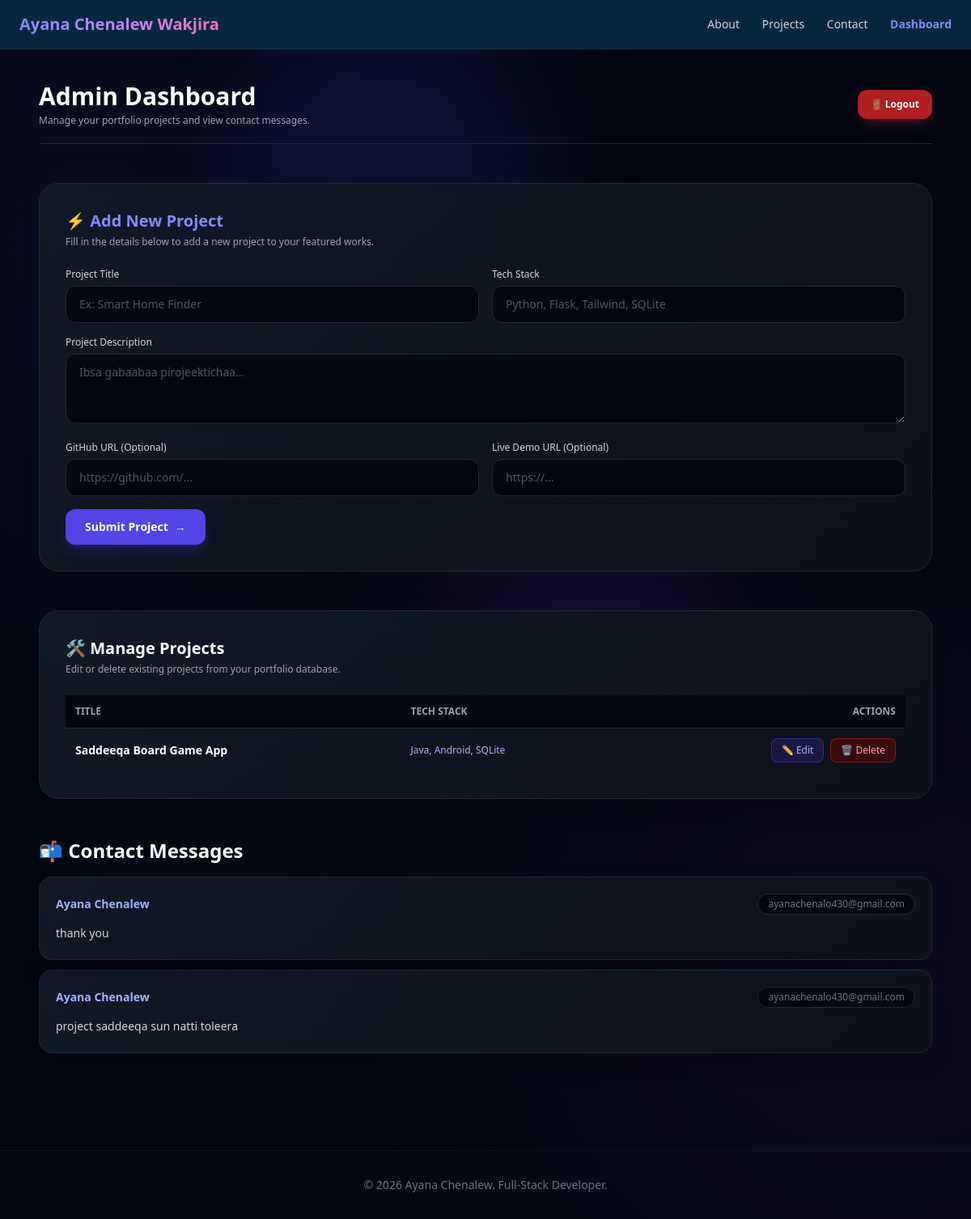
Page /dashboard (signed in) on the earlier database version.
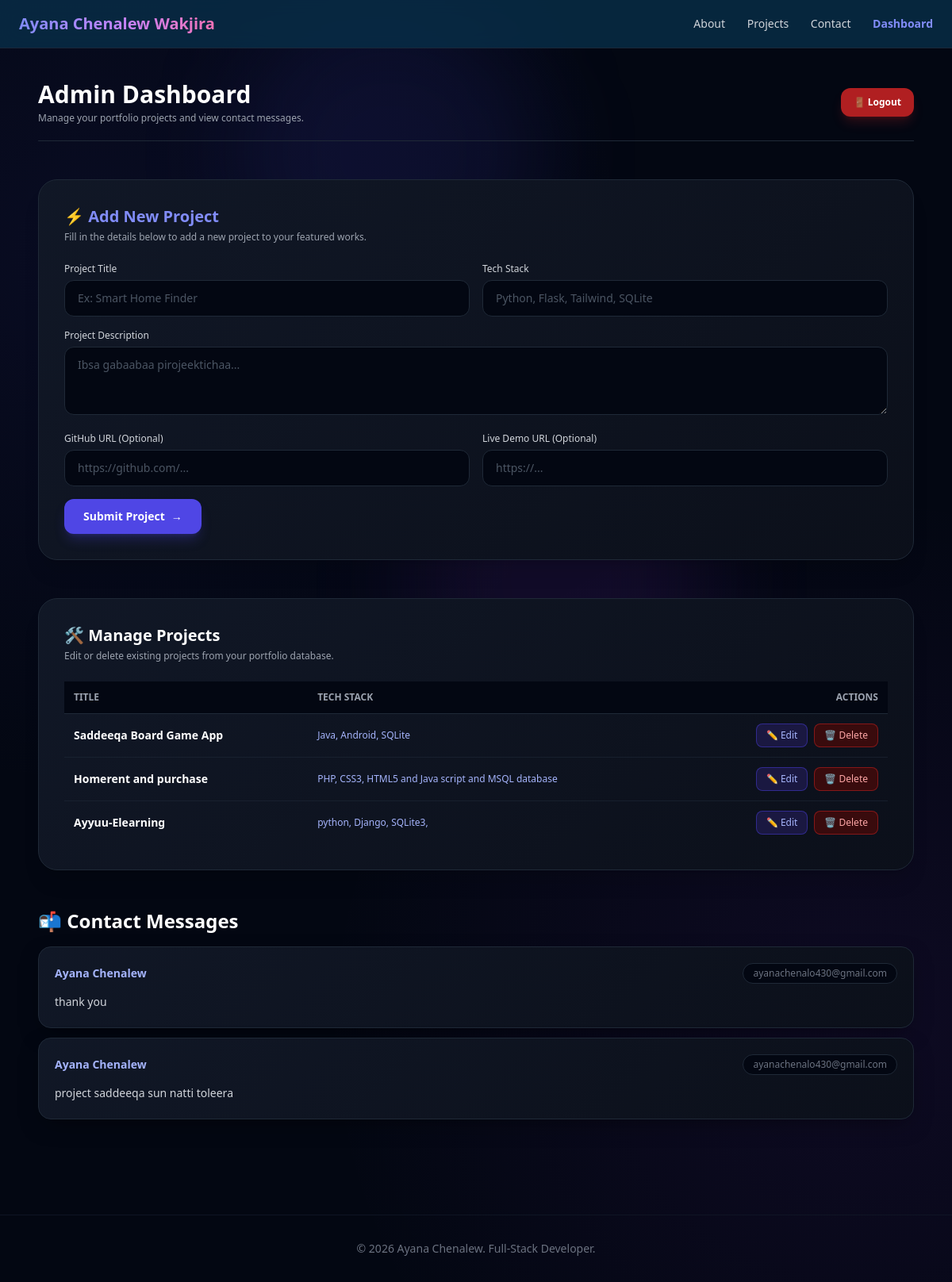
Same page on the later database version.
### app.py (models this page shows)
class Project(db.Model):
    id = db.Column(db.Integer, primary_key=True)
    title = db.Column(db.String(100), nullable=False)
    description = db.Column(db.Text, nullable=False)
    tech_stack = db.Column(db.String(150), nullable=False)
    github_link = db.Column(db.String(200))
    live_demo = db.Column(db.String(200))

class Message(db.Model):
    id = db.Column(db.Integer, primary_key=True)
    name = db.Column(db.String(100), nullable=False)
    email = db.Column(db.String(100), nullable=False)
    message = db.Column(db.Text, nullable=False)

### app.py (the view)
@app.route('/dashboard')
def dashboard():
    if not current_user.is_authenticated:
        flash('Gara Dashboard seenuuf dura maaloo login godhaa.', 'info')
        return redirect(url_for('login'))
    projects = Project.query.all()
    messages = Message.query.all()
    return render_template('dashboard.html', projects=projects, messages=messages)

### app.py (called while the page is built)
@login_manager.user_loader
def load_user(user_id):
    return db.session.get(User, int(user_id))

### templates/dashboard.html (shortened to what this page needs)
{% extends 'base.html' %}
{% block content %}
<div class="py-10 space-y-12">
    <div class="flex flex-col sm:flex-row justify-between items-start sm:items-center gap-4 border-b border-gray-800 pb-5">
        <div>
            <h1 class="text-3xl font-black text-white">Admin Dashboard</h1>
            <p class="text-xs text-gray-400 mt-1">Manage your portfolio projects and view contact messages.</p>
        </div>
        <a href="/logout" class="bg-red-600/80 hover:bg-red-500 text-white text-xs font-semibold px-4 py-2.5 rounded-xl transition flex items-center gap-1.5 shadow-lg shadow-red-600/20">
            <span>🚪 Logout</span>
        </a>
    </div>
    <div class="glass-card bg-gray-900/90 border border-gray-800 rounded-3xl p-6 md:p-8 space-y-6 shadow-xl">
        <div class="space-y-1">
            <h2 class="text-xl font-bold text-indigo-400 flex items-center gap-2">
                <span>⚡ Add New Project</span>
            </h2>
            <p class="text-xs text-gray-400">Fill in the details below to add a new project to your featured works.</p>
        </div>
        <form action="/add_project" method="POST" class="space-y-4">
            <div class="grid grid-cols-1 md:grid-cols-2 gap-4">
                <div>
                    <label class="block text-xs font-medium text-gray-300 mb-1.5">Project Title</label>
                    <input type="text" name="title" placeholder="Ex: Smart Home Finder" required
                           class="w-full bg-gray-950 border border-gray-800 rounded-xl px-4 py-3 text-sm text-gray-200 placeholder-gray-600 focus:outline-none focus:border-indigo-500 focus:ring-1 focus:ring-indigo-500 transition">
                </div>
                <div>
                    <label class="block text-xs font-medium text-gray-300 mb-1.5">Tech Stack</label>
                    <input type="text" name="tech_stack" placeholder="Python, Flask, Tailwind, SQLite" required
                           class="w-full bg-gray-950 border border-gray-800 rounded-xl px-4 py-3 text-sm text-gray-200 placeholder-gray-600 focus:outline-none focus:border-indigo-500 focus:ring-1 focus:ring-indigo-500 transition">
                </div>
            </div>
            <div>
                <label class="block text-xs font-medium text-gray-300 mb-1.5">Project Description</label>
                <textarea name="description" rows="3" placeholder="Ibsa gabaabaa pirojeektichaa..." required
                          class="w-full bg-gray-950 border border-gray-800 rounded-xl px-4 py-3 text-sm text-gray-200 placeholder-gray-600 focus:outline-none focus:border-indigo-500 focus:ring-1 focus:ring-indigo-500 transition"></textarea>
            </div>
            <div class="grid grid-cols-1 md:grid-cols-2 gap-4">
                <div>
                    <label class="block text-xs font-medium text-gray-300 mb-1.5">GitHub URL (Optional)</label>
                    <input type="url" name="github_link" placeholder="https://github.com/..."
                           class="w-full bg-gray-950 border border-gray-800 rounded-xl px-4 py-3 text-sm text-gray-200 placeholder-gray-600 focus:outline-none focus:border-indigo-500 focus:ring-1 focus:ring-indigo-500 transition">
                </div>
                <div>
                    <label class="block text-xs font-medium text-gray-300 mb-1.5">Live Demo URL (Optional)</label>
                    <input type="url" name="live_demo" placeholder="https://..."
                           class="w-full bg-gray-950 border border-gray-800 rounded-xl px-4 py-3 text-sm text-gray-200 placeholder-gray-600 focus:outline-none focus:border-indigo-500 focus:ring-1 focus:ring-indigo-500 transition">
                </div>
            </div>
            <button type="submit" class="bg-indigo-600 hover:bg-indigo-500 text-white font-semibold px-6 py-3 rounded-xl text-sm shadow-lg shadow-indigo-600/25 transition duration-200 flex items-center gap-2">
                <span>Submit Project</span>
                <span>&rarr;</span>
            </button>
        </form>
    </div>
    <div class="glass-card bg-gray-900/90 border border-gray-800 rounded-3xl p-6 md:p-8 space-y-6 shadow-xl">
        <div class="space-y-1">
            <h2 class="text-xl font-bold text-white flex items-center gap-2">
                <span>🛠️ Manage Projects</span>
            </h2>
            <p class="text-xs text-gray-400">Edit or delete existing projects from your portfolio database.</p>
        </div>
        <div class="overflow-x-auto">
            <table class="w-full text-left text-sm text-gray-300">
                <thead class="bg-gray-950 text-xs text-gray-400 uppercase border-b border-gray-800">
                    <tr>
                        <th class="p-3">Title</th>
                        <th class="p-3">Tech Stack</th>
                        <th class="p-3 text-right">Actions</th>
                    </tr>
                </thead>
                <tbody class="divide-y divide-gray-800/60">
                    {% if projects %}
                        {% for project in projects %}
                        <tr>
                            <td class="p-3 font-semibold text-white">{{ project.title }}</td>
                            <td class="p-3 text-xs text-indigo-300">{{ project.tech_stack }}</td>
                            <td class="p-3 text-right flex justify-end gap-2">
                                <button type="button" onclick="document.getElementById('edit-modal-{{ project.id }}').classList.toggle('hidden')"
                                        class="bg-indigo-950/80 hover:bg-indigo-900 text-indigo-300 border border-indigo-800/80 text-xs px-3 py-1.5 rounded-lg transition">
                                    ✏️ Edit
                                </button>
                                <form action="/delete_project/{{ project.id }}" method="POST" onsubmit="return confirm('Pirojeektii kana haquuf mirkaneessitaa?');" class="inline">
                                    <button type="submit" class="bg-red-950/80 hover:bg-red-900 text-red-300 border border-red-800/80 text-xs px-3 py-1.5 rounded-lg transition">
                                        🗑️ Delete
                                    </button>
                                </form>
                            </td>
                        </tr>
                        {% endfor %}
                    {% else %}
                        <tr>
                            <td colspan="3" class="p-6 text-center text-gray-500 text-xs">
                                No projects found in the database.
                            </td>
                        </tr>
                    {% endif %}
                </tbody>
            </table>
        </div>
    </div>
    <div class="space-y-4">
        <div class="flex items-center justify-between">
            <h2 class="text-2xl font-bold text-white flex items-center gap-2">
                <span>📬 Contact Messages</span>
            </h2>
        </div>
        <div class="space-y-3">
            {% if messages %}
                {% for msg in messages %}
                <div class="glass-card bg-gray-900/90 border border-gray-800 p-5 rounded-2xl space-y-2 hover:border-gray-700 transition">
                    <div class="flex justify-between items-center text-sm">
                        <span class="font-bold text-indigo-300">{{ msg.name }}</span>
                        <span class="text-xs text-gray-500 bg-gray-950 px-3 py-1 rounded-full border border-gray-800">{{ msg.email }}</span>
                    </div>
                    <p class="text-gray-300 text-sm leading-relaxed pt-1">{{ msg.message }}</p>
                </div>
                {% endfor %}
            {% else %}
                <div class="glass-card bg-gray-900/50 border border-dashed border-gray-800 p-8 rounded-2xl text-center text-gray-500 text-sm">
                    No new messages available.
                </div>
            {% endif %}
        </div>
    </div>
</div>
{% endblock %}

### templates/base.html (shortened to what this page needs)
<!DOCTYPE html>
<html lang="en" class="scroll-smooth">
<head>
    <script src="https://cdn.tailwindcss.com"></script>
    <link rel="stylesheet" href="{{ url_for('static', filename='css/style.css') }}">
</head>
<body class="bg-[#030712] text-gray-100 font-sans antialiased selection:bg-indigo-500 selection:text-white relative overflow-x-hidden min-h-screen flex flex-col justify-between">
    <div class="absolute top-0 left-1/4 w-96 h-96 bg-indigo-600/10 rounded-full blur-3xl pointer-events-none animate-blob"></div>
    <div class="absolute top-1/3 right-1/4 w-96 h-96 bg-purple-600/10 rounded-full blur-3xl pointer-events-none animate-blob animation-delay-2000"></div>
    <nav class="sticky top-0 z-50 backdrop-blur-md bg-sky-950/80 border-b border-gray-800/80 px-6 py-4">
        <div class="max-w-6xl mx-auto flex justify-between items-center">
            <a href="/" class="text-xl font-bold bg-gradient-to-r from-indigo-400 via-purple-400 to-pink-400 bg-clip-text text-transparent">
            </a>
            <div class="space-x-6 text-sm font-medium text-gray-300">
                <a href="/#about" class="hover:text-indigo-400 transition">About</a>
                <a href="/#projects" class="hover:text-indigo-400 transition">Projects</a>
                <a href="/#contact" class="hover:text-indigo-400 transition">Contact</a>
                {% if current_user.is_authenticated %}
                    <a href="/dashboard" class="text-indigo-400 font-semibold hover:underline">Dashboard</a>
                {% else %}
                    <a href="/dashboard" class="text-indigo-400 font-semibold hover:underline">Dashboard</a>
                {% endif %}
            </div>
        </div>
    </nav>
    <main class="max-w-6xl mx-auto px-6 relative z-10 w-full flex-grow">
        {% block content %}
        {% endblock %}
    </main>
    <footer class="border-t border-gray-900/80 py-8 text-center text-gray-500 text-sm mt-20 relative z-10">
        <p>&copy; 2026 Ayana Chenalew. Full-Stack Developer.</p>
    </footer>
</body>
</html>

### static/css/style.css (style rules this page uses)
html { scroll-behavior: smooth; background-color: #69666c; color: #f9fafb; -webkit-tap-highlight-color: transparent; text-size-adjust: 100%; }
body { background-color: #031d65; background-image: radial-gradient(circle at 10% 20%, rgba(79, 70, 229, 0.08) 0%, transparent 40%), radial-gradient(circle at 90% 80%, rgba(147, 51, 234, 0.08) 0%, transparent 40%); background-attachment: fixed; overflow-x: hidden; font-family: system-ui, -apple-system, BlinkMacSystemFont, 'Segoe UI', Roboto, Oxygen, Ubuntu, Cantarell, sans-serif; -webkit-font-smoothing: antialiased; -moz-osx-font-smoothing: grayscale; }
.animate-blob { animation: blob 8s infinite ease-in-out; will-change: transform; }
.animation-delay-2000 { animation-delay: 2s; }
.glass-card { background: linear-gradient(135deg, rgba(17, 24, 39, 0.8), rgba(11, 15, 25, 0.9)); backdrop-filter: blur(20px); -webkit-backdrop-filter: blur(20px); border: 1px solid rgba(99, 102, 241, 0.15); box-shadow: 0 10px 30px -10px rgba(0, 0, 0, 0.5); transition: all 0.35s cubic-bezier(0.4, 0, 0.2, 1); }

Differences in the rows shown:
added Project: title "Homerent and purchase", tech_stack "PHP, CSS3, HTML5 and Java script and MSQL database"
added Project: title "Ayyuu-Elearning", tech_stack "python, Django, SQLite3,"
